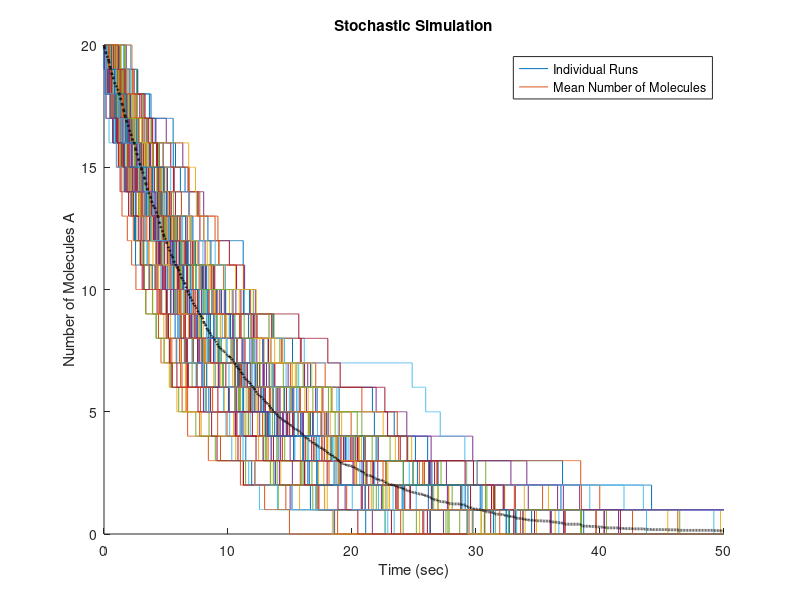

Here is the MATLAB script that generated this plot:
% Parameters
A0 = 20;          % Initial number of molecules
k = 0.1;          % Reaction rate constant (s^-1)
dt = 0.005;       % Time step (s)
Tmax = 50;        % Maximum simulation time (s)
numRuns = 100;    % Number of simulation runs

% Time vector
time = 0:dt:Tmax;
numSteps = length(time);

% Initialize array to store the results of each run
A_values = zeros(numRuns, numSteps);

% Perform the simulation for each run
for run = 1:numRuns
    % Initial number of molecules
    A = A0;
    for step = 1:numSteps
        % Store the current number of molecules
        A_values(run, step) = A;
        
        % Calculate the probability of a reaction in the next time step
        reactionProb = k * A * dt;
        
        % Generate a random number and determine if a reaction occurs
        if rand < reactionProb
            A = A - 1;
        end
        
        % Stop if all molecules are reacted
        if A <= 0
            A_values(run, step+1:end) = 0;
            break;
        end
    end
end

% Calculate the mean number of molecules over time
mean_A = mean(A_values, 1);

% Plot the results
figure;
hold on;

% Plot each run (different stochastic realizations)
for run = 1:numRuns
    stairs(time, A_values(run, :), 'LineWidth', 0.5);
end

% Plot the mean as a dashed line
plot(time, mean_A, 'k--', 'LineWidth', 2);

% Label the axes
xlabel('Time (sec)');
ylabel('Number of Molecules A');

% Set axis limits
xlim([0 Tmax]);
ylim([0 A0]);

% Add title and legend
title('Stochastic Simulation');
legend('Individual Runs', 'Mean Number of Molecules', 'Location', 'Northeast');

hold off;
